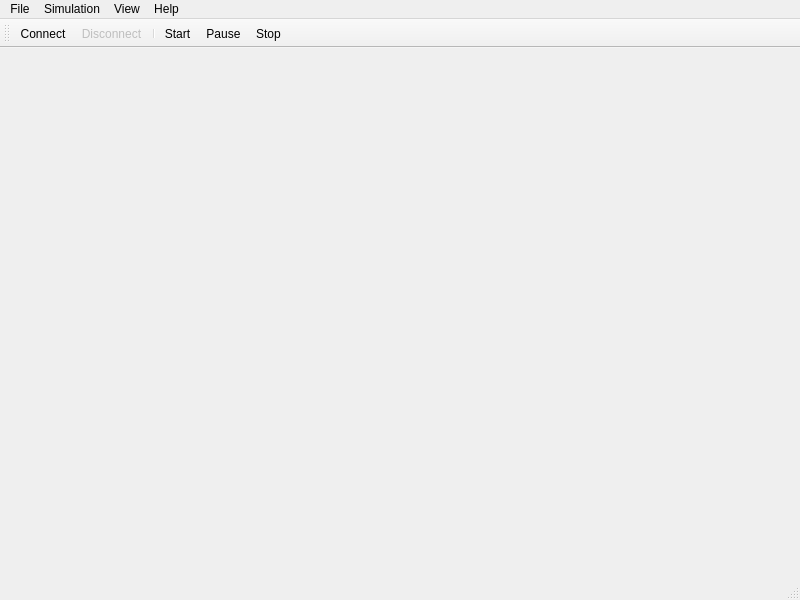
<?xml version="1.0" encoding="UTF-8"?>
<ui version="4.0">
 <class>MainWindow</class>
 <widget class="QMainWindow" name="MainWindow">
  <property name="geometry">
   <rect>
    <x>0</x>
    <y>0</y>
    <width>800</width>
    <height>600</height>
   </rect>
  </property>
  <property name="windowTitle">
   <string>FalconSim - UAV Simulation Framework</string>
  </property>
  <widget class="QWidget" name="centralwidget"/>
  <widget class="QMenuBar" name="menubar">
   <property name="geometry">
    <rect>
     <x>0</x>
     <y>0</y>
     <width>800</width>
     <height>22</height>
    </rect>
   </property>
   <widget class="QMenu" name="menuFile">
    <property name="title">
     <string>File</string>
    </property>
    <addaction name="actionConnect"/>
    <addaction name="actionDisconnect"/>
    <addaction name="separator"/>
    <addaction name="actionExit"/>
   </widget>
   <widget class="QMenu" name="menuSimulation">
    <property name="title">
     <string>Simulation</string>
    </property>
    <addaction name="actionStart"/>
    <addaction name="actionPause"/>
    <addaction name="actionStop"/>
    <addaction name="separator"/>
    <addaction name="actionSettings"/>
   </widget>
   <widget class="QMenu" name="menuView">
    <property name="title">
     <string>View</string>
    </property>
    <addaction name="action3D_View"/>
    <addaction name="actionTelemetry"/>
    <addaction name="actionControls"/>
   </widget>
   <widget class="QMenu" name="menuHelp">
    <property name="title">
     <string>Help</string>
    </property>
    <addaction name="actionAbout"/>
   </widget>
   <addaction name="menuFile"/>
   <addaction name="menuSimulation"/>
   <addaction name="menuView"/>
   <addaction name="menuHelp"/>
  </widget>
  <widget class="QStatusBar" name="statusbar"/>
  <widget class="QToolBar" name="toolBar">
   <property name="windowTitle">
    <string>toolBar</string>
   </property>
   <attribute name="toolBarArea">
    <enum>TopToolBarArea</enum>
   </attribute>
   <attribute name="toolBarBreak">
    <bool>false</bool>
   </attribute>
   <addaction name="actionConnect"/>
   <addaction name="actionDisconnect"/>
   <addaction name="separator"/>
   <addaction name="actionStart"/>
   <addaction name="actionPause"/>
   <addaction name="actionStop"/>
  </widget>
  <action name="actionConnect">
   <property name="text">
    <string>Connect</string>
   </property>
   <property name="shortcut">
    <string>Ctrl+C</string>
   </property>
  </action>
  <action name="actionDisconnect">
   <property name="enabled">
    <bool>false</bool>
   </property>
   <property name="text">
    <string>Disconnect</string>
   </property>
   <property name="shortcut">
    <string>Ctrl+D</string>
   </property>
  </action>
  <action name="actionExit">
   <property name="text">
    <string>Exit</string>
   </property>
   <property name="shortcut">
    <string>Ctrl+Q</string>
   </property>
  </action>
  <action name="actionStart">
   <property name="text">
    <string>Start</string>
   </property>
   <property name="shortcut">
    <string>F5</string>
   </property>
  </action>
  <action name="actionPause">
   <property name="text">
    <string>Pause</string>
   </property>
   <property name="shortcut">
    <string>F6</string>
   </property>
  </action>
  <action name="actionStop">
   <property name="text">
    <string>Stop</string>
   </property>
   <property name="shortcut">
    <string>F7</string>
   </property>
  </action>
  <action name="actionSettings">
   <property name="text">
    <string>Settings</string>
   </property>
  </action>
  <action name="action3D_View">
   <property name="checkable">
    <bool>true</bool>
   </property>
   <property name="checked">
    <bool>true</bool>
   </property>
   <property name="text">
    <string>3D View</string>
   </property>
  </action>
  <action name="actionTelemetry">
   <property name="checkable">
    <bool>true</bool>
   </property>
   <property name="checked">
    <bool>true</bool>
   </property>
   <property name="text">
    <string>Telemetry</string>
   </property>
  </action>
  <action name="actionControls">
   <property name="checkable">
    <bool>true</bool>
   </property>
   <property name="checked">
    <bool>true</bool>
   </property>
   <property name="text">
    <string>Controls</string>
   </property>
  </action>
  <action name="actionAbout">
   <property name="text">
    <string>About</string>
   </property>
  </action>
 </widget>
 <resources/>
 <connections/>
</ui> 
